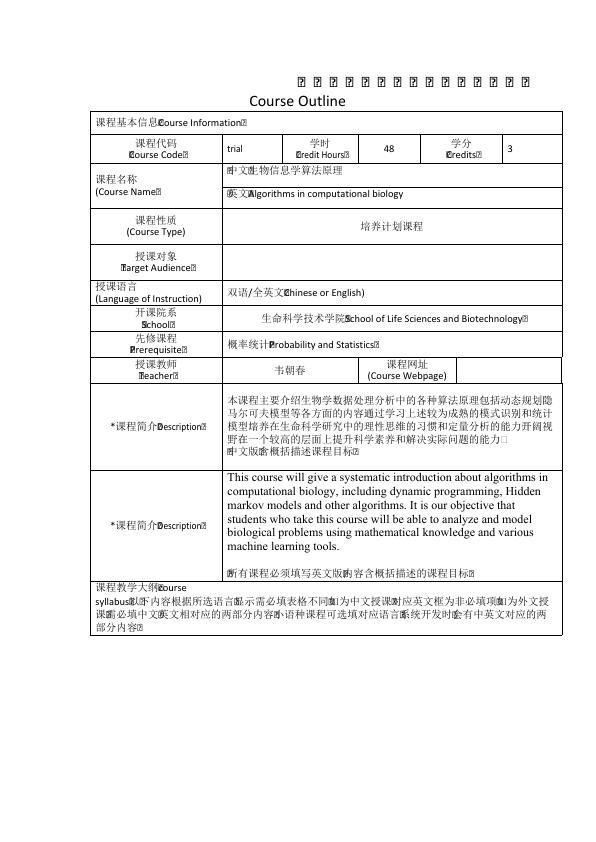
#> input picture files/011.jpg, 596 x 842 px
$ python -i quality.py   (imports and definitions only)
#> lines starting #> are read from the running program, lines starting #| are printed output that depends on the picture; after the words box and inside, x2 and y2 are one past the last pixel; in counts of white or black regions, pixels touching at a corner belong together
#> further down, picture is the input picture: shape (842, 596, 3); min 0, max 255, mean 243.3
"""质量检测与路由：计算图像指标、打分，并给出需要执行的修复动作列表。"""
from dataclasses import asdict, dataclass, field

import cv2
import numpy as np

import config
from . import ocr


@dataclass
class QualityReport:
    score: int = 100
    metrics: dict = field(default_factory=dict)
    issues: list = field(default_factory=list)
    actions: list = field(default_factory=list)   # [(name, params)]

    def to_dict(self):
        return asdict(self)


def to_gray(img: np.ndarray) -> np.ndarray:
    return img if img.ndim == 2 else cv2.cvtColor(img, cv2.COLOR_BGR2GRAY)


# [59 lines left out: functions estimate_skew, contrast_metrics, illumination_std, noise_metrics, not called in this run]


def detect_document_quad(img: np.ndarray) -> tuple[np.ndarray | None, float]:
    """检测手机拍照中纸张四角；返回 (4x2 角点, 置信度)。"""
    gray = to_gray(img)
    h, w = gray.shape
#> h = 842; w = 596
    small_s = 1000 / max(h, w)
#> small_s = 1.19
    small = cv2.resize(gray, (int(w * small_s), int(h * small_s))) if small_s < 1 else gray
    s = small_s if small_s < 1 else 1.0
#> s = 1
    blur = cv2.GaussianBlur(small, (5, 5), 0)
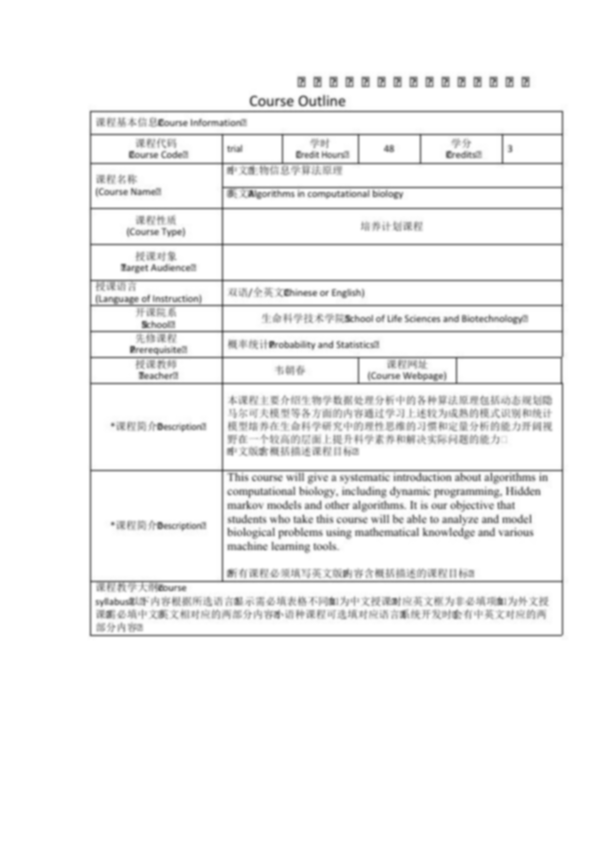
#> blur: shape (842, 596); min 88, max 255, mean 243.3
    edges = cv2.dilate(cv2.Canny(blur, 50, 150), np.ones((3, 3), np.uint8))
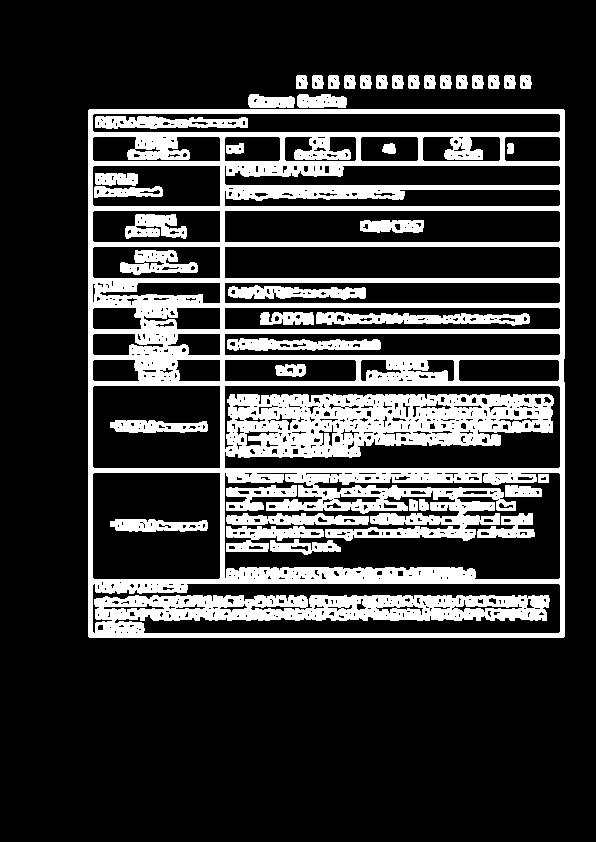
#> edges: shape (842, 596); 21.8% white; 43 white regions
    cnts, _ = cv2.findContours(edges, cv2.RETR_EXTERNAL, cv2.CHAIN_APPROX_SIMPLE)
#> cnts = 18 contours; largest, box (x1, y1, x2, y2) and area: (88, 109, 565, 638) 251303, (297, 94, 347, 108) 540, (248, 94, 295, 108) 485, (328, 75, 340, 89) 132, (296, 75, 308, 89) 132
    area_img = small.shape[0] * small.shape[1]
#> area_img = 501832
    best, best_conf = None, 0.0
    for c in sorted(cnts, key=cv2.contourArea, reverse=True)[:5]:
        area = cv2.contourArea(c)
        if not (0.3 * area_img < area < 0.97 * area_img):
            continue
        approx = cv2.approxPolyDP(c, 0.02 * cv2.arcLength(c, True), True)
        if len(approx) != 4 or not cv2.isContourConvex(approx):
            continue
        fit = area / max(cv2.contourArea(approx), 1)
        mask = np.zeros_like(small)
        cv2.fillConvexPoly(mask, approx.reshape(-1, 2), 255)
        outside = small[mask == 0]
        inside = small[mask > 0]
        # 背景与纸面区分明显才认为是可靠的四角
        sep = min(1.0, abs(float(inside.mean()) - float(outside.mean())) / 60) if outside.size else 0.0
        conf = float(min(fit, 1.0) * sep)
        if conf > best_conf:
            best, best_conf = approx.reshape(4, 2).astype(np.float32) / s, conf
#> this loop made 5 passes
#> (area, fit, sep, conf, best, best_conf) on pass 1: (251303, 1, 0.357, 0.357, [[89, 109], [88, 636], [563, 637], [564, 110]], 0.357)
#> area on passes 2 to 5: 540.5, 485, 132, 132
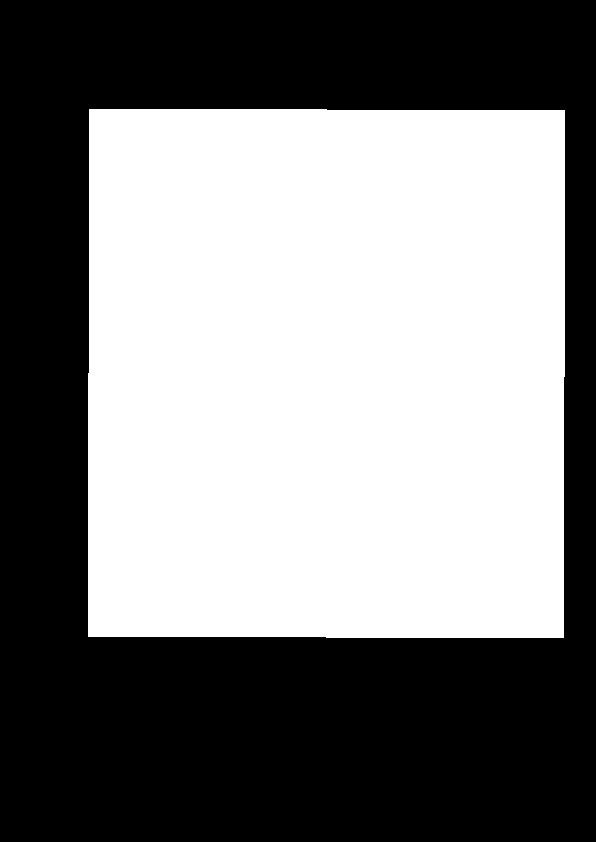
#> mask: shape (842, 596); 50.1% white; 1 black region, box (x1, y1, x2, y2) and area: (0, 0, 596, 842) 250500
#> after the loop, best_conf = 0.357
    return best, best_conf


# [96 lines left out: functions is_phone_photo, quad_tilt, assess, not called in this run]

>>> import cv2
>>> picture = cv2.imread('../files/011.jpg')
>>> result = detect_document_quad(picture)
#> result = ([[89, 109], [88, 636], [563, 637], [564, 110]], 0.357)

$ run again, on files/012.jpg
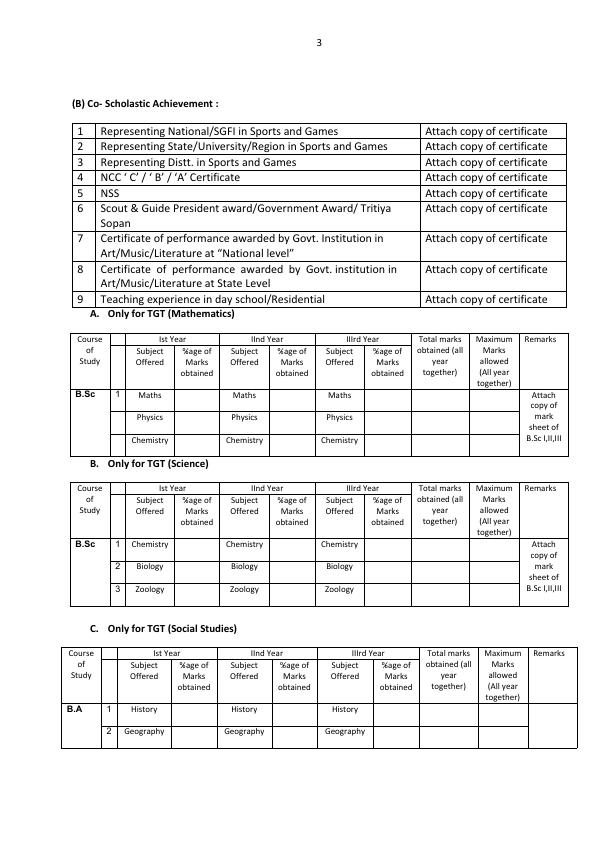
#> input picture files/012.jpg, 596 x 842 px
#> picture is the input picture: shape (842, 596, 3); min 0, max 255, mean 237.8
#> in detect_document_quad, `blur = cv2.GaussianBlur(small, (5, 5), 0)`:
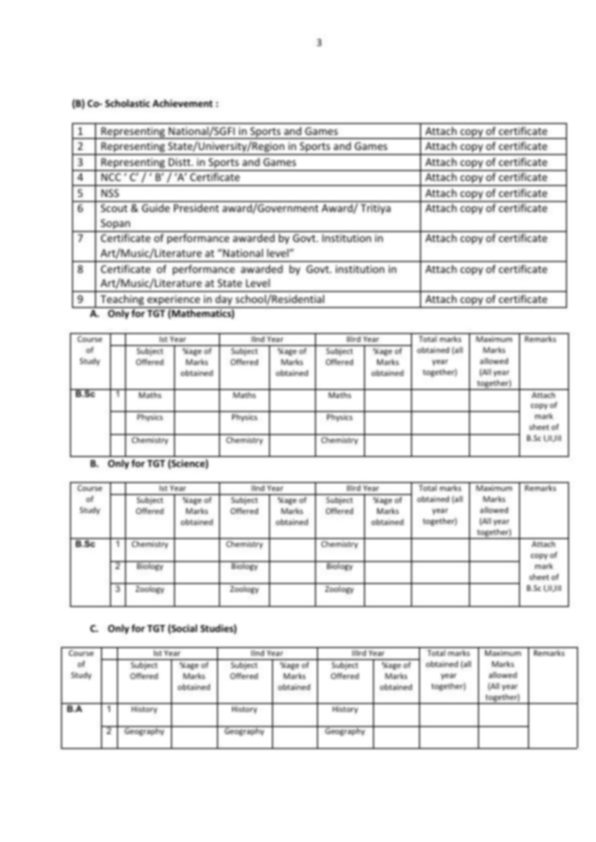
#> blur: shape (842, 596); min 79, max 255, mean 237.8
#> in detect_document_quad, `edges = cv2.dilate(cv2.Canny(blur, 50, 150), np.ones((3, 3), np.uint8))`:
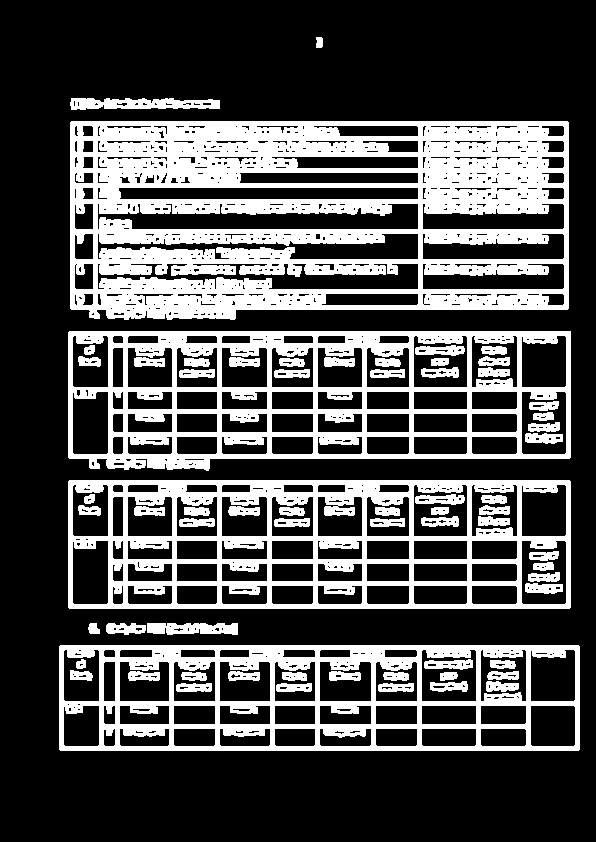
#> edges: shape (842, 596); 30% white; 67 white regions
#> cnts = 9 contours; largest, box (x1, y1, x2, y2) and area: (70, 121, 569, 320) 94802, (68, 331, 571, 471) 64799, (68, 480, 571, 609) 64254, (59, 645, 580, 751) 54598, (70, 98, 220, 110) 1250
#> the loop in detect_document_quad, `for c in sorted(cnts, key=cv2.contourArea, reverse=True)[:5]:` made 5 passes
#> area on passes 1 to 5: 94802, 64799, 64254, 54598, 1250.5
#> after the loop in detect_document_quad, `for c in sorted(cnts, key=cv2.contourArea, reverse=True)[:5]:`: best_conf = 0

$ run again, on files/013.jpg
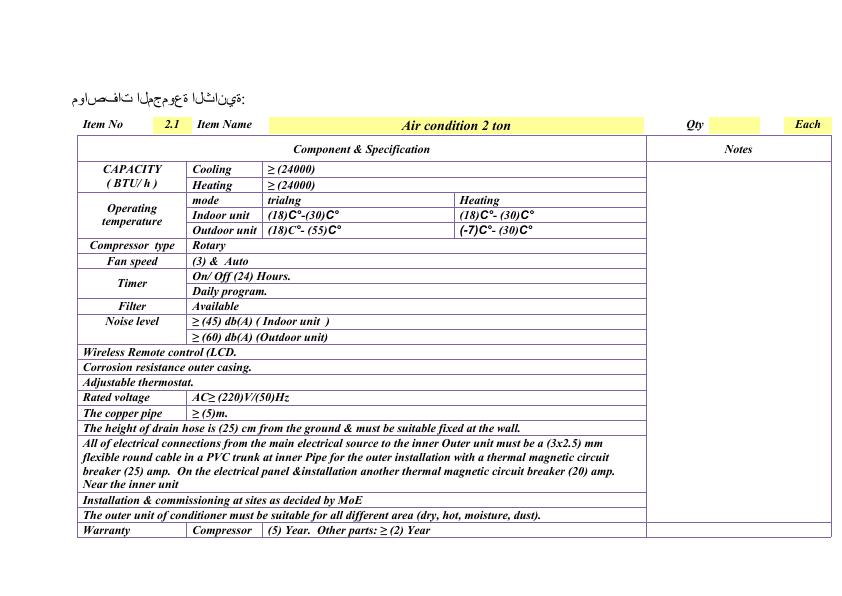
#> input picture files/013.jpg, 842 x 596 px
#> picture is the input picture: shape (596, 842, 3); mean B, G, R 241, 241.6, 242.4
#> in detect_document_quad, `edges = cv2.dilate(cv2.Canny(blur, 50, 150), np.ones((3, 3), np.uint8))`:
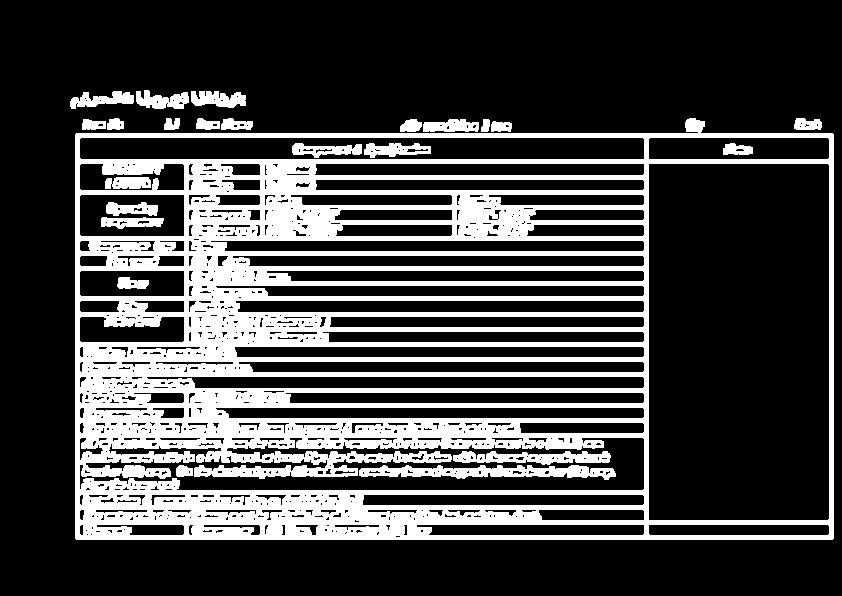
#> edges: shape (596, 842); 26% white; 24 white regions
#> cnts = 14 contours; largest, box (x1, y1, x2, y2) and area: (75, 118, 834, 540) 307956, (191, 91, 246, 108) 591, (136, 90, 189, 109) 584, (70, 91, 134, 109) 557, (423, 119, 479, 132) 511
#> the loop in detect_document_quad, `for c in sorted(cnts, key=cv2.contourArea, reverse=True)[:5]:` made 5 passes
#> (area, fit, sep, conf, best, best_conf) on pass 1: (307956, 1, 0.304, 0.304, [[833, 134], [76, 133], [75, 538], [832, 539]], 0.304)
#> after the loop in detect_document_quad, `for c in sorted(cnts, key=cv2.contourArea, reverse=True)[:5]:`:
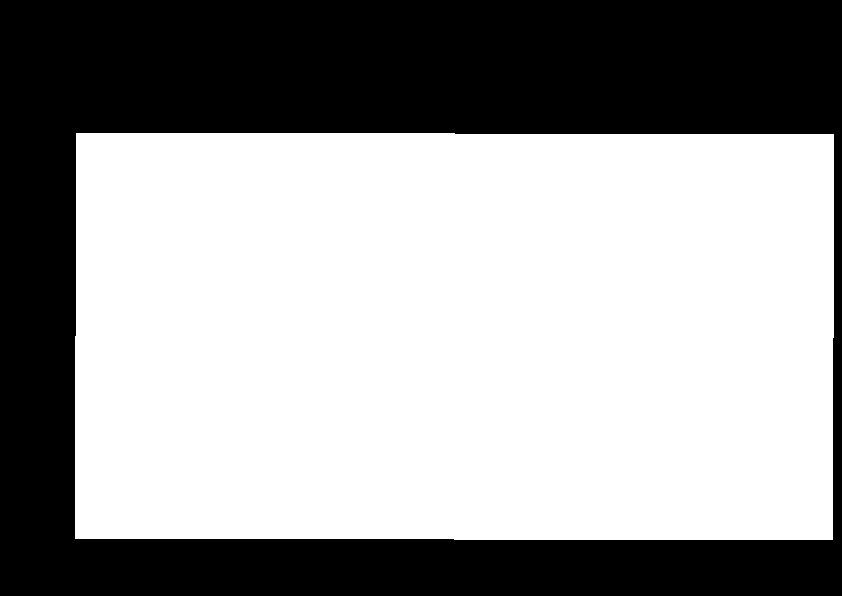
#> mask: shape (596, 842); 61.3% white; 1 black region, box (x1, y1, x2, y2) and area: (0, 0, 842, 596) 194082
#> after the loop in detect_document_quad, `for c in sorted(cnts, key=cv2.contourArea, reverse=True)[:5]:`: best_conf = 0.304
#> result = ([[833, 134], [76, 133], [75, 538], [832, 539]], 0.304)

$ run again, on files/014.jpg
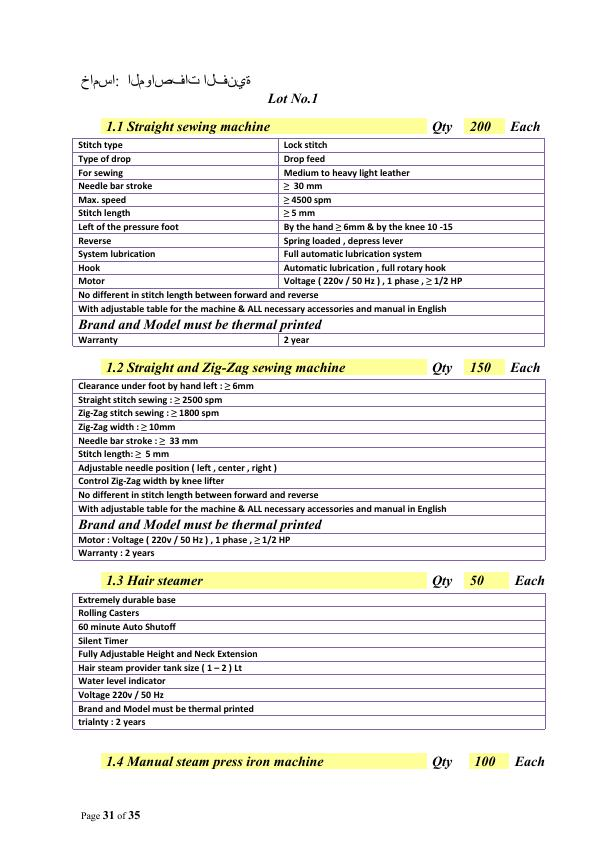
#> input picture files/014.jpg, 596 x 842 px
#> picture is the input picture: shape (842, 596, 3); mean B, G, R 235.5, 238.4, 239.5
#> in detect_document_quad, `blur = cv2.GaussianBlur(small, (5, 5), 0)`:
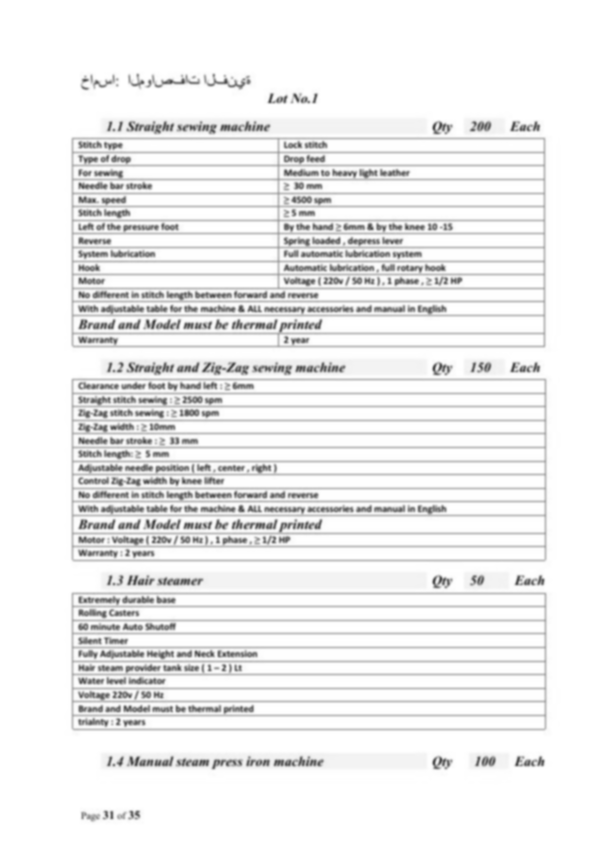
#> blur: shape (842, 596); min 74, max 255, mean 238.4
#> in detect_document_quad, `edges = cv2.dilate(cv2.Canny(blur, 50, 150), np.ones((3, 3), np.uint8))`:
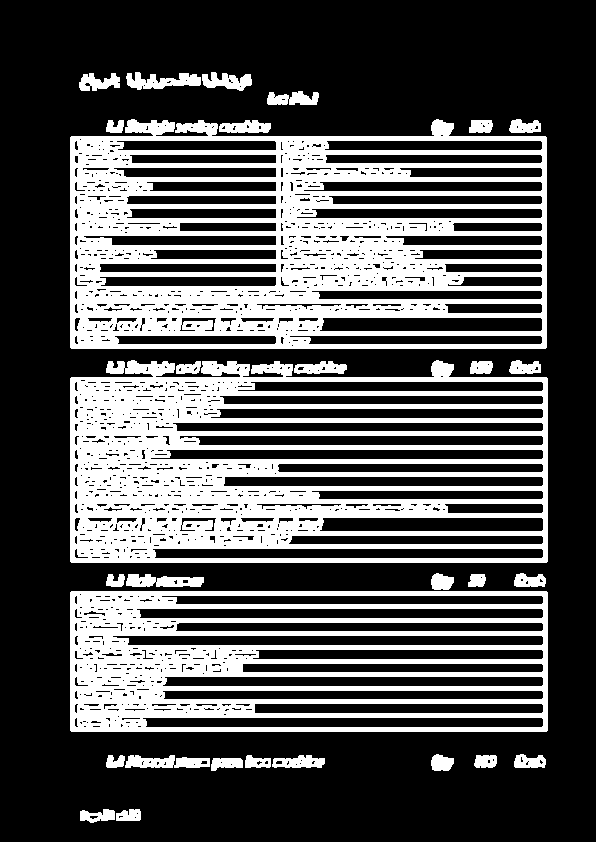
#> edges: shape (842, 596); 32% white; 30 white regions
#> cnts = 30 contours; largest, box (x1, y1, x2, y2) and area: (70, 119, 547, 349) 102092, (70, 360, 548, 563) 90101, (70, 591, 548, 732) 66778, (125, 755, 210, 768) 732, (126, 72, 201, 90) 689
#> the loop in detect_document_quad, `for c in sorted(cnts, key=cv2.contourArea, reverse=True)[:5]:` made 5 passes
#> area on passes 1 to 5: 102092, 90101, 66778, 732, 689
#> after the loop in detect_document_quad, `for c in sorted(cnts, key=cv2.contourArea, reverse=True)[:5]:`: best_conf = 0
